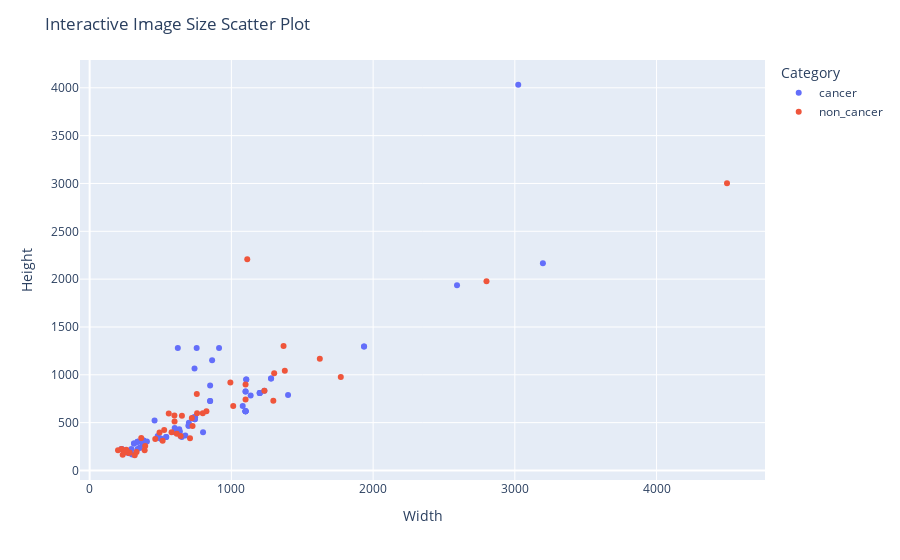

Notebook source saved alongside this figure:
### Code cell
interactive_image_size_scatter(DATASETS_PATH + '/tongue_lip')

### Figure 1 — Plotly figure (JSON) as saved in the notebook; plotly's stock layout.template omitted (floating-point values rounded to 4 significant figures)
{"data": [{"customdata": [["01960a64-cfe8-444d-bbc5-575c15389a21.jpg"], ["1200px-ZungenCa2a.jpg"], ["18b79305-949e-4ed8-849c-ec5d5a794752.jpg"], ["3-s2.0-B9780443100734500148-f10-07-9780443100734.jpg"], ["324950_1100.jpg"], ["41415_2000_Article_BF4800481_Fig1_HTML.jpg"], ["41457tn.jpg"], ["46e21e7be60567c4b9b2ca9018587f88_XL.jpg"], ["949b9f09-aa54-454e-b631-b6d98e079f45.jpg"], ["a-Frontal-view-of-patient-with-lower-lip-squamous-cell-carcinoma-b-Postoperative.png"], ["a342a6a0-d3f6-4459-b99a-6a4d4313aa9f.jpg"], ["b2585c8d-65a0-4476-a4e6-a9f2d424cd60.jpg"], ["base-of-tongue-cancer-symptoms.jpg"], ["C0235749-Mouth_cancer-SPL-20170511085515620.jpg"], ["cancer 6.jpg"], ["Carcinomaoftherighttongue_OCT-20161108085557163.jpg"], ["d09a9b5c-a0b1-488f-9d50-2937fe578a7e.jpg"], ["dataset_1200px-ZungenCa2a (1).jpg"], ["dataset_1200px-ZungenCa2a.jpg"], ["dataset_1366.fig.1.png"], ["dataset_2-1080x675.jpg"], ["dataset_280x190_tongue_cancer_facts_ref_guide.jpg"], ["dataset_3-s2.0-B9780443100734500148-f10-07-9780443100734.jpg"], ["dataset_41415_2000_Article_BF4800481_Fig1_HTML.jpg"], ["dataset_41457tn.jpg"], ["dataset_650x350_oral_cancer_ref_guide.jpg"], ["dataset_base-of-tongue-cancer-symptoms.jpg"], ["dataset_cancer 6.jpg"], ["dataset_Carcinomaoftherighttongue_OCT-20161108085557163.jpg"], ["dataset_figure1.jpg"], ["dataset_left_lateral_tongue_dysplasia_3.jpeg"], ["dataset_mouth-cancer-symptoms-1.jpg"], ["dataset_mouth-photo-3.png"], ["dataset_mouth-photo-4.png"], ["dataset_oral-cancer-by-j-shah-33-728.jpg"], ["dataset_Oral-cancer-Courtesy-of-Professor-Jan-Zapa1a-Chair-of-Cranio-Maxillofacial.png"], ["dataset_oral-cancer-screening.jpg"], ["dataset_oral-cancer-treatment-500x500.png"], ["dataset_oral-cancer__ProtectWyJQcm90ZWN0Il0_FocusFillWzI5NCwyMjIsIngiLDIwXQ.jpg"], ["dataset_oral-leukoplakia-br-image-credit-dermnet-new-zealand-br.jpg"], ["dataset_pract_oral_cancer.jpg"], ["dataset_squamous-cell-carinoma-of-the-tongue.jpg"], ["dataset_SRMJResDentSci_2013_4_1_35_116830_u1.jpg"], ["dataset_Tongue-cancer-symptoms.png"], ["download (2).jpeg"], ["download (4).jpeg"], ["download.jpeg"], ["ds01089_im00213_c7_lipcancerpicturethu_jpg.jpg"], ["f063-001a-9781416025276.jpg"], ["f45634f6-0b4a-4d7d-ac44-5ea1658f728e.jpg"], ["figure1.jpg"], ["first-sign-lip-cancer_c3094f88d448d26b.jpg"], ["images (1).jpeg"], ["images (2).jpeg"], ["images (3).jpeg"], ["images (4).jpeg"], ["images (5).jpeg"], ["images.jpeg"], ["IMG_3506-e1564923599677.jpg"], ["ircmj-17-3-13478-g001-preview.png"], ["is-lip-cancer-painful.jpg"], ["lip-cancer-and-symptoms.jpg"], ["lip-cancer-br-image-credit-national-cancer-institute-2003-br.jpg"], ["lip-cancer-pictures-youtube-regarding-lip-cancer-pictures.jpg"], ["lip-reconstruction-gallery-skin-cancer-and-reconstructive-surgery-pertaining-to-lip-cancer-surgery.jpg"], ["lipreconstruction1.jpg"], ["lip_images_oct_2006.jpg"], ["Lower_lip_cancer.jpg"], ["mouth-cancer-symptoms-1.jpg"], ["mouth-cancer.jpg"], ["mouth-photo-3.png"], ["mouth-photo-4.png"], ["oral-cancer-by-j-shah-33-728.jpg"], ["Oral-cancer-Courtesy-of-Professor-Jan-Zapa1a-Chair-of-Cranio-Maxillofacial.png"], ["oral-cancer-screening.jpg"], ["Oral-Cancer-Screenings.jpg"], ["oral-cancer-treatment-500x500.png"], ["oral-cancer__ProtectWyJQcm90ZWN0Il0_FocusFillWzI5NCwyMjIsIngiLDIwXQ.jpg"], ["oral-leukoplakia-br-image-credit-dermnet-new-zealand-br.jpg"], ["oralcancer1.png"], ["pract_oral_cancer.jpg"], ["Screenshot 2020-03-16 at 10.47.50 AM.png"], ["skin-cancer-of-the-lip.jpg"], ["skin-cancer-on-lips-treatment.jpg"], ["squamous-cell-carinoma-of-the-tongue.jpg"], ["SRMJResDentSci_2013_4_1_35_116830_u1.jpg"], ["Tongue-cancer-symptoms.png"]], "hovertemplate": "Category=cancer<br>Width=%{x}<br>Height=%{y}<br>Filename=%{customdata[0]}<extra></extra>", "legendgroup": "cancer", "marker": {"color": "#636efa", "symbol": "circle"}, "mode": "markers", "name": "cancer", "orientation": "v", "showlegend": true, "type": "scatter", "x": [1280, 1200, 864, 339, 1100, 354, 380, 744, 622, 850, 740, 913, 738, 620, 1105, 620, 755, 1200, 1200, 1233, 1080, 280, 339, 354, 380, 650, 738, 1105, 620, 1936, 2592, 635, 375, 375, 728, 850, 698, 313, 294, 1100, 540, 1100, 742, 500, 273, 275, 280, 632, 339, 1280, 1936, 1400, 225, 259, 239, 274, 300, 225, 3024, 600, 1136, 675, 1100, 480, 800, 338, 288, 3198, 635, 1100, 375, 375, 728, 850, 698, 600, 313, 294, 1100, 404, 540, 458, 642, 700, 1100, 742, 500], "xaxis": "x", "y": [960, 810, 1152, 301, 825, 237, 312, 557, 1280, 887, 1066, 1280, 556, 415, 950, 415, 1280, 810, 810, 834, 675, 190, 301, 237, 312, 350, 556, 950, 415, 1296, 1936, 406, 279, 287, 546, 726, 467, 283, 222, 618, 350, 618, 536, 333, 185, 183, 180, 432, 299, 960, 1296, 788, 225, 195, 211, 184, 168, 225, 4032, 445, 784, 365, 826, 360, 400, 225, 191, 2166, 406, 618, 279, 287, 546, 726, 467, 400, 283, 222, 618, 302, 350, 522, 361, 500, 618, 536, 333], "yaxis": "y"}, {"customdata": [["12654650-6954555-image-a-22_1556101508834-Edited.jpg"], ["1366.fig.1.png"], ["20190916_1420142.jpg"], ["20191129_1750382.jpg"], ["20191129_1825022.jpg"], ["20191129_1827192.jpg"], ["20200302_1725362.jpg"], ["20200303_1146172.jpg"], ["20200314_1117132.jpg"], ["20200314_1117432.jpg"], ["20200314_1123332.jpg"], ["20200314_1124072.jpg"], ["20200314_1125032.jpg"], ["20200314_1129242.jpg"], ["20200314_1129243.jpg"], ["20200314_1129245.jpg"], ["20200314_1130302.jpg"], ["20200314_1130303.jpg"], ["20200314_1130304.jpg"], ["35556-m.jpg"], ["388x210-White_Bumps_on_Lips.jpg"], ["69293_mouth-exam-child-iStock-510174422.jpg_ccba64ac-3050-4b37-9641-ca94b3db2c11.jpeg"], ["biopsy-oral-cancer.jpg"], ["close-up-of-spots-on-tongue.jpg"], ["dataset_jlspo68f92i21.jpg"], ["dataset__654-What_Does_Mouth_Cancer_Look-642x361-Side-2.jpg"], ["download (1).jpeg"], ["download (3).jpeg"], ["DSC_01992.jpg"], ["DSC_02062.jpg"], ["DSC_02063.jpg"], ["DSC_3536_2.jpg"], ["images.jpeg"], ["IMG_20170301_1115506262.jpg"], ["IMG_57592.jpg"], ["Normal-tongue-out--1296x728-gallery_slide1.jpg"], ["Screenshot 2020-03-15 at 9.58.58 PM.png"], ["tongue (1).jpg"], ["tongue-1.jpg"], ["tongue-tingling-in-person-with-their-tongue-sticking-out.jpg"], ["tongue.jpg"], ["WP_20141029_18_42_38_Pro2.jpg"], ["WP_20141221_0012.jpg"], ["_tongue.jpg"]], "hovertemplate": "Category=non_cancer<br>Width=%{x}<br>Height=%{y}<br>Filename=%{customdata[0]}<extra></extra>", "legendgroup": "non_cancer", "marker": {"color": "#EF553B", "symbol": "circle"}, "mode": "markers", "name": "non_cancer", "orientation": "v", "showlegend": true, "type": "scatter", "x": [615, 1233, 233, 526, 364, 392, 758, 282, 1772, 1377, 1302, 1368, 1624, 824, 598, 463, 993, 721, 651, 200, 388, 708, 798, 1100, 1112, 642, 318, 275, 558, 493, 578, 599, 225, 242, 515, 1296, 331, 1013, 4497, 1100, 2800, 726, 258, 756], "xaxis": "x", "y": [383, 834, 165, 424, 339, 256, 597, 187, 976, 1042, 1016, 1302, 1169, 619, 575, 330, 920, 548, 573, 211, 210, 338, 598, 898, 2208, 361, 159, 183, 596, 396, 399, 512, 225, 185, 311, 728, 193, 675, 3002, 742, 1978, 464, 217, 800], "yaxis": "y"}], "layout": {"legend": {"title": {"text": "Category"}, "tracegroupgap": 0}, "margin": {"t": 60}, "title": {"text": "Interactive Image Size Scatter Plot"}, "xaxis": {"anchor": "y", "domain": [0, 1], "title": {"text": "Width"}}, "yaxis": {"anchor": "x", "domain": [0, 1], "title": {"text": "Height"}}}}
